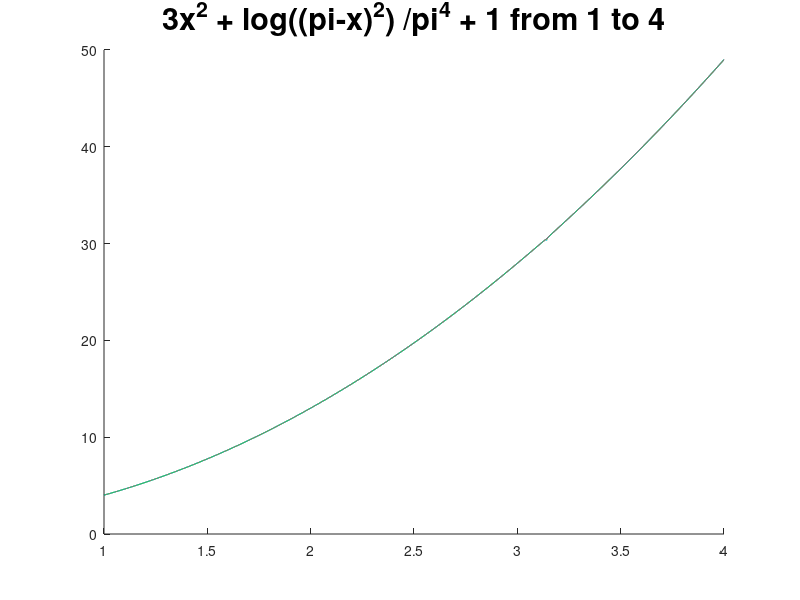

Source code (MATLAB): (Note: this script raises an error after producing the figure.)
%% version 1.0 Erik Bodegom
% pathological function,  finding roots

close all;
inline_fun=inline('3.*x.^2+log((pi-x).^2)/pi^4+1','x')
dx=0;
m=['b' 'g' 'r' 'c' 'y'];
hold on
for k=1:4;
    dx=.01*.1^(k)
    x=1:dx:4;
    y=inline_fun(x);
    plot(x,y,m(k))
    
end;
title('3x^2 + log((pi-x)^2) /pi^4 + 1 from 1 to 4','FontSize',22);
hold off;
%% revisit same function but rewritten
% Substiute x with x+pi   Obviously the log will give problems or at least it should!
% we will do our best to avoid x=0: logs do NOT like zeros!

inline_fun=inline('3.*(x+pi).^2+log((x).^2)/pi^4+1','x')
x=zeros(502,4);
hold on;
for k=1:4;
    dx=1e-18*.01^(k)
    x(:,k)=-250.5*dx:dx:250.5*dx;
end;
y=inline_fun(x);

createfigurePathological(x(:,1),y(:,1),x(:,2),y(:,2),x(:,3),y(:,3),x(:,4),y(:,4));
